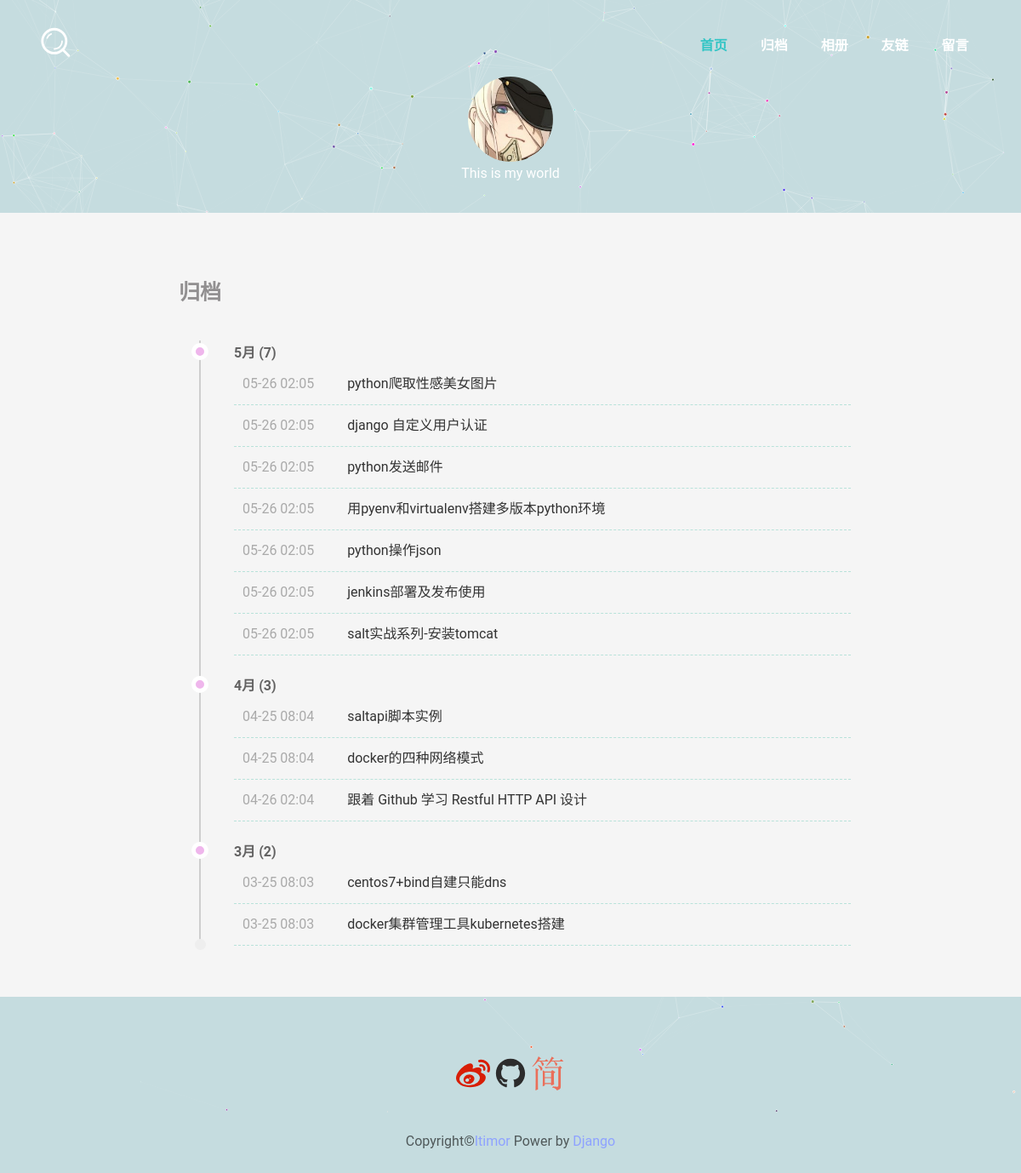
Page /archive/ on the committed database.
### blog/models.py (models this page shows, shortened)
class Article(models.Model):
    name = models.CharField(u'标题', max_length=150, unique=True)
    slug = models.SlugField(u'链接', default='#', null=True, blank=True)
    cover = models.ImageField(upload_to=PathAndRename("cover"), blank=True, verbose_name=u'封面')
    type = models.CharField(max_length=1, choices=BlogTypes, default='l', verbose_name=u'类型')
    content = MDTextField(u'内容', )
    excerpt = models.TextField(u'摘要', )
    create_time = models.DateTimeField(u'创建时间', auto_now_add=True)
    update_time = models.DateTimeField(u'修改时间')
    published = models.BooleanField(u'发布', default=True)
    publish_time = models.DateTimeField(u'发布时间', null=True)
    views = models.PositiveIntegerField(u'浏览量', default=0)
    tags = models.ManyToManyField('Tag', related_name='tags', null=True, blank=True, verbose_name=u'标签')
    class Meta:
        verbose_name = u'文章'
        verbose_name_plural = u'文章'
        ordering = ['-update_time']
    def get_absolute_url(self):
        return reverse('blog:detail', kwargs={'slug': self.slug})

### blog/views.py (the view)
# urls.py: url(r'^archive/', ArchiveView.as_view(), name="archive"),
class ArchiveView(ListView):
    template_name = 'archive.html'
    context_object_name = "archive_posts"
    queryset = Article.objects.filter(published=True)
    def get_context_data(self, **kwargs):
        context = super(ArchiveView, self).get_context_data(**kwargs)
        return context

### templates/archive.html (shortened to what this page needs)
{% extends "layout/base.html" %}
{% block content %}
<div id="main" class="content">
    <div class="container">
        <section class="post_content" itemscope itemtype="http://schema.org/Article">
            <header class="post_header">
                <h1 class="post_title">归档</h1>
            </header>
            <div class="post-Archive">
                <div id="archives">
                    {% regroup archive_posts by publish_time.year as posts_by_year %}
                    <div class='archive-title'>
                        {% for year in posts_by_year %}
                            {% regroup year.list by publish_time.month as posts_by_month %}
                                {% for month in posts_by_month %}
                                    <h3>{{ month.grouper }}月 ({{month.list | length}})</h3>
                                    {% for post in month.list %}
                                        <div class='archives'>
                                            <div class="brick">
                                                <a href="{{ post.get_absolute_url }}">
                                                    <span class="time">{{ post.publish_time |date:'m-d h:m' }}</span>
                                                    {{ post.name }}
                                                </a>
                                            </div>
                                        </div>
                                    {% endfor %}
                                {% endfor %}
                        {% endfor %}
                    </div>
                </div>
            </div>
        </section>
    </div>
</div>
{% endblock %}

### statics/css/base.css (style rules this page uses)
html body { _background-attachment: fixed; }
html { width: 100%; height: 100%; text-size-adjust: 100%; -ms-text-size-adjust: 100%; -webkit-text-size-adjust: 100% }
body { background-color: rgba(56, 136, 146, 0.29); width: 100%; height: 100%; font-family: PingFang SC, "Hiragino Sans GB", "Source Han Sans CN", Roboto, "Microsoft Yahei", sans-serif; font-weight: 400; font-size: 16px; color: rgba(2, 0, 0, .6); text-rendering: optimizeLegibility; -webkit-font-smoothing: antialiased; -moz-osx-font-smoothing: grayscale; font-feature-settings: "liga" on; -moz-font-feature-settings: "liga" on; }
body, h1, h2, h3, h4, h5, h6, blockquote, p, div, span, ul, ol, li, form, textarea, br { margin: 0; padding: 0; border: 0; font-size: 100% }
*, *:after, *:before { -webkit-box-sizing: border-box; -moz-box-sizing: border-box; box-sizing: border-box }
h1, h2, h3, h4, h5 { margin: 0 }
h1 { font-size: 20px; line-height: 48px; margin-bottom: 24px }
h3 { font-size: 16px; line-height: 24px; margin-top: 24px; }
a { color: #7dc768; text-decoration: none }

### statics/css/index.css (style rules this page uses)
#main { background: #f5f5f5; position: relative; }
.container { position: relative; padding: 60px 0 20px; margin: 50px 10px; }
.post_content { margin: 0 auto; line-height: 1.75; max-width: 800px; position: relative }
.post_header { position: relative }
h1.post_title { color: #918f90; font-size: 25px; font-weight: 700; margin-bottom: 25px; text-transform: uppercase; padding: 10px; }
.post-Archive { max-width: 800px; margin-left: 35px; padding-left: 40px }
.post-Archive:before { position: absolute; left: 34px; top: 90px; bottom: 40px; display: block; width: 2px; background: #cecece; content: ""; z-index: 0 }
.post-Archive:after { content: ""; width: 13px; height: 13px; border-radius: 50%; background: #EEE; position: absolute; left: 29px; bottom: 35px }
.archive-title { padding-bottom: 40px }
.archives a { position: relative; display: block; padding: 10px 0; border-bottom: 1px dashed #b8e2da; color: #333; font-style: normal }
.time { color: #888; padding-right: 35px }
#archives h3 { position: relative }
#archives h3:before { content: ""; width: 20px; height: 20px; border: 5px solid #fff; border-radius: 50%; background: #efb6ec; position: absolute; left: -50px; }
.brick span { color: #aaa; padding-left: 10px }

### rows in the picture
Article: publish_time "05-26 02:05", name "python爬取性感美女图片"
Article: publish_time "05-26 02:05", name "django 自定义用户认证"
Article: publish_time "05-26 02:05", name "python发送邮件"
Article: publish_time "05-26 02:05", name "用pyenv和virtualenv搭建多版本python环境"
Article: publish_time "05-26 02:05", name "python操作json"
Article: publish_time "05-26 02:05", name "jenkins部署及发布使用"
Article: publish_time "05-26 02:05", name "salt实战系列-安装tomcat"
Article: publish_time "04-25 08:04", name "saltapi脚本实例"
Article: publish_time "04-25 08:04", name "docker的四种网络模式"
Article: publish_time "04-26 02:04", name "跟着 Github 学习 Restful HTTP API 设计"
Article: publish_time "03-25 08:03", name "centos7+bind自建只能dns"
Article: publish_time "03-25 08:03", name "docker集群管理工具kubernetes搭建"

### other values in the picture
{{ month.grouper }} "5" "4" "3"
{{ month.list | length }} "7" "3" "2"
